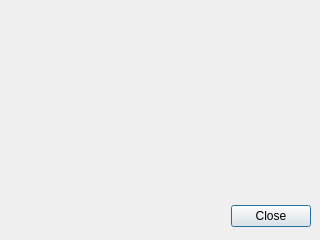
<?xml version="1.0" encoding="UTF-8"?>
<ui version="4.0">
 <class>Dialog</class>
 <widget class="QDialog" name="Dialog">
  <property name="geometry">
   <rect>
    <x>0</x>
    <y>0</y>
    <width>320</width>
    <height>240</height>
   </rect>
  </property>
  <property name="windowTitle">
   <string>Dialog</string>
  </property>
  <widget class="QDialogButtonBox" name="button_box">
   <property name="geometry">
    <rect>
     <x>10</x>
     <y>200</y>
     <width>301</width>
     <height>32</height>
    </rect>
   </property>
   <property name="orientation">
    <enum>Qt::Horizontal</enum>
   </property>
   <property name="standardButtons">
    <set>QDialogButtonBox::Close</set>
   </property>
  </widget>
  <widget class="QLabel" name="label_info">
   <property name="geometry">
    <rect>
     <x>5</x>
     <y>20</y>
     <width>301</width>
     <height>131</height>
    </rect>
   </property>
   <property name="text">
    <string/>
   </property>
   <property name="alignment">
    <set>Qt::AlignCenter</set>
   </property>
  </widget>
 </widget>
 <resources/>
 <connections>
  <connection>
   <sender>button_box</sender>
   <signal>accepted()</signal>
   <receiver>Dialog</receiver>
   <slot>accept()</slot>
   <hints>
    <hint type="sourcelabel">
     <x>248</x>
     <y>254</y>
    </hint>
    <hint type="destinationlabel">
     <x>157</x>
     <y>274</y>
    </hint>
   </hints>
  </connection>
  <connection>
   <sender>button_box</sender>
   <signal>rejected()</signal>
   <receiver>Dialog</receiver>
   <slot>reject()</slot>
   <hints>
    <hint type="sourcelabel">
     <x>316</x>
     <y>260</y>
    </hint>
    <hint type="destinationlabel">
     <x>286</x>
     <y>274</y>
    </hint>
   </hints>
  </connection>
 </connections>
</ui>
